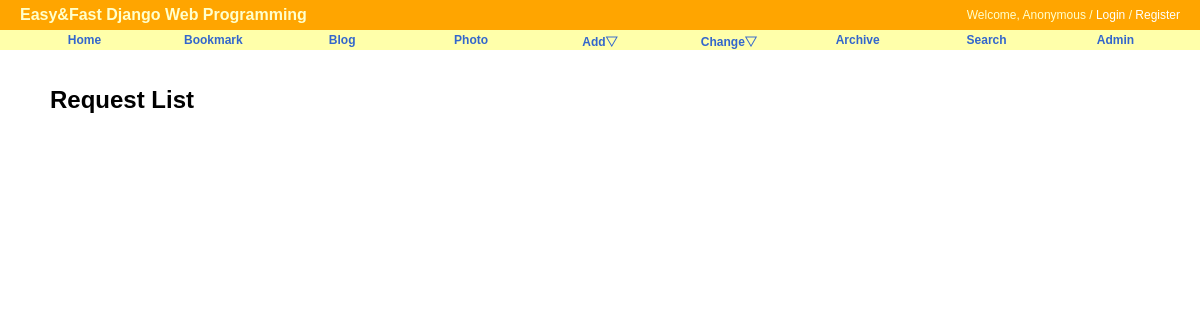
The page /ent/request_list/ on the database as committed earlier.
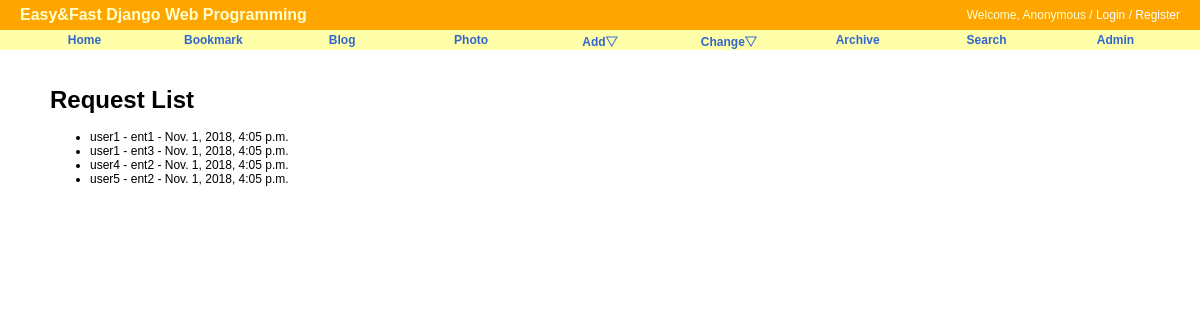
The same page on the database as committed later.
### enterprise/models.py (models this page shows)
class ApplyBuffer(models.Model):
    request_date = models.DateTimeField('Request Date', auto_now=True)
    indi_id = models.ForeignKey(User, related_name='individual_id', null=False, on_delete=models.CASCADE)
    ent_id = models.ForeignKey(User, related_name='enterprise_id', null=False, on_delete=models.CASCADE)

### enterprise/views.py (the view)
# urls.py: path('request_list/', EnterpriseLV.as_view(), name='ent_request_list'),
class EnterpriseLV(ListView):
    model = ApplyBuffer

### enterprise/templates/enterprise/applybuffer_list.html (shortened to what this page needs)
{% extends "base.html" %}
{% block content %}
<div id="content">
    <h1>Request List</h1>
    <ul>
        {% for obj in object_list %}
            <li>{{ obj.indi_id }} - {{ obj.ent_id }} - {{ obj.request_date }}</a></li>
        {% endfor %}
    </ul>
</div>
{% endblock content %}

### templates/base.html (shortened to what this page needs)
<!DOCTYPE html>
<html lang="ko">
<head>
{% load staticfiles %}
<link rel="stylesheet" type="text/css" href="{% block stylesheet %}{% static "css/base.css" %}{% endblock %}" />
<link rel="stylesheet" type="text/css" href="{% block extrastyle %}{% endblock %}" />
</head>
<body>
<div id="header">
    <h2 class="maintitle">Easy&amp;Fast Django Web Programming</h2>
    {% if user.is_active %}
        <h4 class="welcome">Welcome, <strong>{% firstof usr.get_short_name user.get_username %}</strong> /
                    <a href="{% url 'password_change' %}">Change Password</a> /
                    <a href="{% url 'logout' %}">Logout</a>
        </h4>
    {% else %}
        <h4 class="welcome">Welcome, Anonymous /
                    <a href="{% url 'login' %}">Login</a> /
                    <a href="{% url 'register' %}">Register</a>
        </h4>
    {% endif %}
</div>
<div id="menu">
    <li><a href="{% url 'home' %}">Home</a></li>
    <li><a href="#">Bookmark</a></li>
    <li><a href="#">Blog</a></li>
    <li><a href="#">Photo</a></li>
    <li><a href="#">Add&bigtriangledown;</a>
    </li>
    <li><a href="#">Change&bigtriangledown;</a>
    </li>
    <li><a href="#">Archive</a></li>
    <li><a href="#">Search</a></li>
    <li><a href="{% url 'admin:index' %}">Admin</a></li>
</div>
{% block content %}{% endblock %}
</body>
</html>

### static/css/base.css (style rules this page uses)
body { font-family: "Lucida Grande", Verdana, Arial, sans-serif; font-size: 12px; }
div#header { position: absolute; top: 0px; left: 0px; height: 30px; width: 100%; display: table; background: orange; }
div#menu { position: absolute; top: 30px; left: 0px; height: 20px; width: 100%; display: table; table-layout: fixed; border-spacing: 40px 0px; background: #ffa; font-size: 12px; }
div#content { position: absolute; top: 70px; left: 50px; right: 50px; }
.maintitle { display: table-cell; vertical-align: middle; padding-left: 20px; color: #ffc; font-weight: bold; font-size: 16px; }
.welcome { display: table-cell; vertical-align: middle; text-align: right; padding-right: 20px; color: #ffc; font-weight: normal; font-size: 12px; }
.welcome a:link, .welcome a:visited { color: white; }
div#menu a:link, div#menu a:visited { color: #36c; }
div#menu > li { display: table-cell; vertical-align: middle; border-radius: 25px; text-align: center; font-weight: bold; }
a:link, a:visited { color: #369; text-decoration: none; }

Rows that differ between the two databases and show on the page:
added ApplyBuffer: indi_id "user1", ent_id "ent1", request_date "Nov. 1, 2018, 4:05 p.m."
added ApplyBuffer: indi_id "user1", ent_id "ent3", request_date "Nov. 1, 2018, 4:05 p.m."
added ApplyBuffer: indi_id "user4", ent_id "ent2", request_date "Nov. 1, 2018, 4:05 p.m."
added ApplyBuffer: indi_id "user5", ent_id "ent2", request_date "Nov. 1, 2018, 4:05 p.m."
